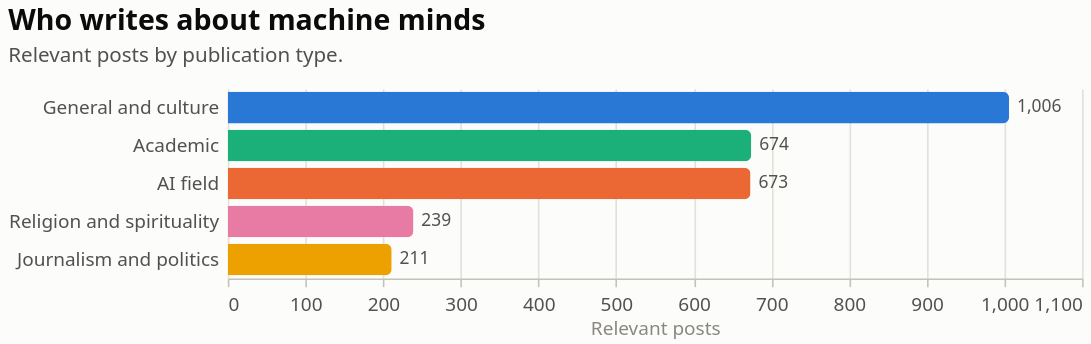

Vega-Lite specification stored for this chart:
### Vega-Lite specification from a JSON file in a GitHub repository (floating-point values rounded to 4 significant figures)
{"$schema": "https://vega.github.io/schema/vega-lite/v6.4.1.json", "config": {"axis": {"domainColor": "#c3c2b7", "gridColor": "#e1e0d9", "gridWidth": 1, "labelColor": "#52514e", "labelFont": "system-ui, -apple-system, 'Segoe UI', sans-serif", "labelFontSize": 12, "labelPadding": 6, "tickColor": "#c3c2b7", "titleColor": "#898781", "titleFont": "system-ui, -apple-system, 'Segoe UI', sans-serif", "titleFontSize": 12, "titleFontWeight": 400}, "axisX": {"grid": false}, "axisY": {"domain": false, "ticks": false}, "background": "#fcfcfb", "bar": {"cornerRadiusEnd": 4}, "font": "system-ui, -apple-system, 'Segoe UI', sans-serif", "header": {"labelColor": "#0b0b0b", "labelFont": "system-ui, -apple-system, 'Segoe UI', sans-serif", "labelFontSize": 13, "labelFontWeight": 600, "titleColor": "#898781", "titleFont": "system-ui, -apple-system, 'Segoe UI', sans-serif"}, "legend": {"direction": "horizontal", "labelColor": "#52514e", "labelFont": "system-ui, -apple-system, 'Segoe UI', sans-serif", "labelFontSize": 12, "orient": "top", "symbolSize": 80, "symbolType": "square", "titleColor": "#898781", "titleFont": "system-ui, -apple-system, 'Segoe UI', sans-serif", "titleFontSize": 12, "titleOrient": "left"}, "line": {"strokeCap": "round", "strokeJoin": "round", "strokeWidth": 2}, "point": {"filled": true, "size": 64}, "range": {"category": ["#2a78d6", "#eb6834", "#1baf7a", "#eda100", "#e87ba4", "#008300", "#4a3aa7", "#e34948"]}, "text": {"color": "#52514e", "font": "system-ui, -apple-system, 'Segoe UI', sans-serif", "fontSize": 12}, "title": {"anchor": "start", "color": "#0b0b0b", "font": "system-ui, -apple-system, 'Segoe UI', sans-serif", "fontSize": 18, "fontWeight": 600, "offset": 14, "subtitleColor": "#52514e", "subtitleFontSize": 13, "subtitlePadding": 6}, "view": {"stroke": null}}, "data": {"name": "data-69d9e29974ebb65bb6e7738253b8ed44"}, "datasets": {"data-69d9e29974ebb65bb6e7738253b8ed44": [{"group": "General and culture", "key": "general", "posts": 1006}, {"group": "Academic", "key": "academic", "posts": 674}, {"group": "AI field", "key": "ai_field", "posts": 673}, {"group": "Religion and spirituality", "key": "religion", "posts": 239}, {"group": "Journalism and politics", "key": "journalism", "posts": 211}]}, "height": 120, "layer": [{"encoding": {"color": {"field": "key", "legend": null, "scale": {"domain": ["general", "ai_field", "academic", "journalism", "religion"], "range": ["#2a78d6", "#eb6834", "#1baf7a", "#eda100", "#e87ba4"]}, "type": "nominal"}, "tooltip": [{"field": "group", "title": "Publication type", "type": "nominal"}, {"field": "posts", "title": "Posts", "type": "quantitative"}], "x": {"axis": {"grid": true}, "field": "posts", "title": "Relevant posts", "type": "quantitative"}, "y": {"field": "group", "sort": ["General and culture", "Academic", "AI field", "Religion and spirituality", "Journalism and politics"], "title": null, "type": "nominal"}}, "mark": {"height": 20, "type": "bar"}}, {"encoding": {"text": {"field": "posts", "format": ",d", "type": "quantitative"}, "x": {"field": "posts", "type": "quantitative"}, "y": {"field": "group", "sort": ["General and culture", "Academic", "AI field", "Religion and spirituality", "Journalism and politics"], "type": "nominal"}}, "mark": {"align": "left", "color": "#52514e", "dx": 5, "fontSize": 11, "type": "text"}}], "title": {"subtitle": "Relevant posts by publication type.", "text": "Who writes about machine minds"}, "width": 540}
